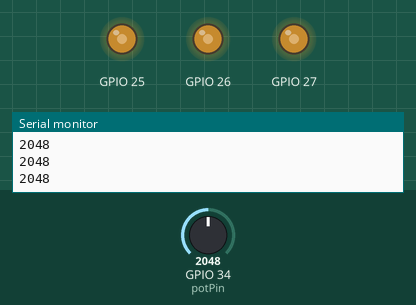
Bench run of a sketch on a simulated ESP32. Shown: output pins drawn as LEDs (lit = HIGH), the last lines printed to the serial monitor. Inputs (shaded band) come from the test bench; at power-on: GPIO 34 (potPin) = 2048.

Above: at 1.2 s.
1.3 s: GPIO 34 (potPin) set to 2866
At 1.8 s:
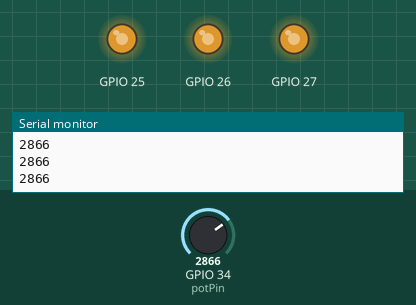
2.8 s: GPIO 34 (potPin) set to 3603
At 4.0 s:
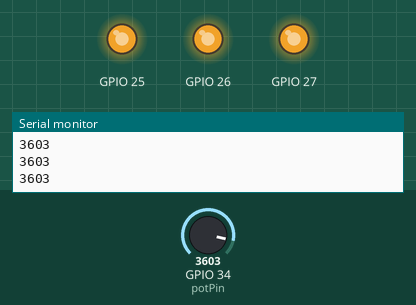
4.3 s: GPIO 34 (potPin) set to 491
At 5.5 s:
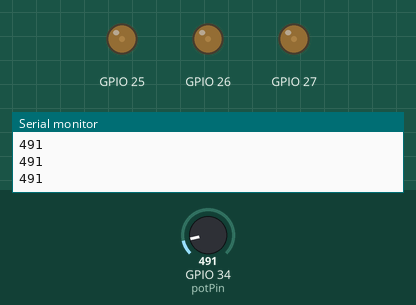
5.8 s: GPIO 34 (potPin) set to 0
At 6.6 s:
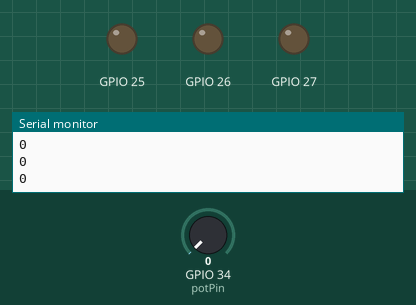
Timing chart, 0 to 8.3 s (numbered marks = the images above; inputs shaded):
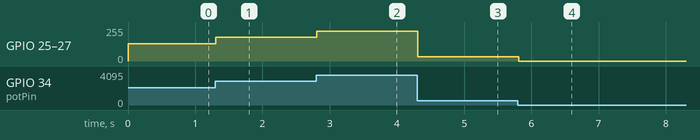

Measured:
- after the input at 1.3 s, GPIO 25–27: 128/255 → 178/255 at once
- after the input at 2.8 s, GPIO 25–27: 178/255 → 224/255 at once
- after the input at 4.3 s, GPIO 25–27: 224/255 → 31/255 at once
- after the input at 5.8 s, GPIO 25–27: 31/255 → 0/255 at once

The sketch:

LAB1-3.ino
```cpp
const int potPin = 34;
const int led1 = 27;
const int led2 = 26;
const int led3 = 25;
const int freq = 5000;
const int ledChannel = 0;
const int resolution = 12;
// variable for storing the potentiometer value
int potValue = 0;
void setup() {
 Serial.begin(115200);
 ledcSetup(ledChannel, freq, resolution);
ledcAttachPin(27,0);
ledcAttachPin(26,0);
ledcAttachPin(25,0);
}
void loop() {
 // Reading potentiometer value
 potValue = analogRead(potPin);
 Serial.println(potValue);
 ledcWrite(0,potValue);
delay(15);
}
```
